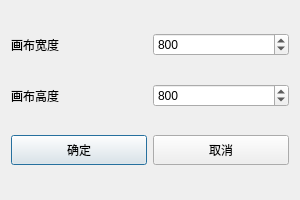
<?xml version="1.0" encoding="UTF-8"?>
<ui version="4.0">
 <class>NewCanvasDialog</class>
 <widget class="QDialog" name="NewCanvasDialog">
  <property name="geometry">
   <rect>
    <x>0</x>
    <y>0</y>
    <width>300</width>
    <height>200</height>
   </rect>
  </property>
  <property name="sizePolicy">
   <sizepolicy hsizetype="Fixed" vsizetype="Fixed">
    <horstretch>0</horstretch>
    <verstretch>0</verstretch>
   </sizepolicy>
  </property>
  <property name="minimumSize">
   <size>
    <width>300</width>
    <height>200</height>
   </size>
  </property>
  <property name="maximumSize">
   <size>
    <width>300</width>
    <height>200</height>
   </size>
  </property>
  <property name="windowTitle">
   <string>新建工程</string>
  </property>
  <layout class="QHBoxLayout" name="horizontalLayout">
   <item>
    <layout class="QVBoxLayout" name="verticalLayout">
     <item>
      <layout class="QHBoxLayout" name="horizontalLayout_4">
       <item>
        <widget class="QLabel" name="label">
         <property name="text">
          <string>画布宽度</string>
         </property>
        </widget>
       </item>
       <item>
        <widget class="QSpinBox" name="widthSpinBox">
         <property name="minimum">
          <number>1</number>
         </property>
         <property name="maximum">
          <number>9999</number>
         </property>
         <property name="value">
          <number>800</number>
         </property>
        </widget>
       </item>
      </layout>
     </item>
     <item>
      <layout class="QHBoxLayout" name="horizontalLayout_3">
       <item>
        <widget class="QLabel" name="label_2">
         <property name="text">
          <string>画布高度</string>
         </property>
        </widget>
       </item>
       <item>
        <widget class="QSpinBox" name="heightSpinBox">
         <property name="minimum">
          <number>1</number>
         </property>
         <property name="maximum">
          <number>9999</number>
         </property>
         <property name="value">
          <number>800</number>
         </property>
        </widget>
       </item>
      </layout>
     </item>
     <item>
      <layout class="QHBoxLayout" name="horizontalLayout_2">
       <item>
        <widget class="QPushButton" name="acceptButton">
         <property name="minimumSize">
          <size>
           <width>0</width>
           <height>30</height>
          </size>
         </property>
         <property name="maximumSize">
          <size>
           <width>16777215</width>
           <height>16777215</height>
          </size>
         </property>
         <property name="text">
          <string>确定</string>
         </property>
        </widget>
       </item>
       <item>
        <widget class="QPushButton" name="rejectButton">
         <property name="minimumSize">
          <size>
           <width>0</width>
           <height>30</height>
          </size>
         </property>
         <property name="text">
          <string>取消</string>
         </property>
        </widget>
       </item>
      </layout>
     </item>
    </layout>
   </item>
  </layout>
 </widget>
 <resources/>
 <connections/>
</ui>
